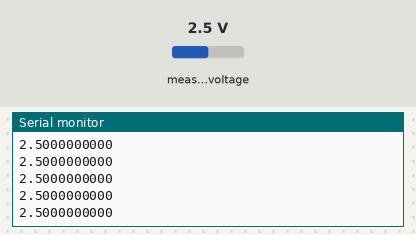
A sketch run on a simulated Arduino Uno, built with avr-gcc and run on an emulated ATmega328P. Shown: the last lines printed to the serial monitor. Wiring (inferred from the names in the program): PCF8591 converter at I2C address 0x48. The test bench sets the inputs (shaded band); at power-on: measured voltage 2.5 V.

Above: at 1.2 s.
1.3 s: measured voltage set to 0.1 V
At 1.34 s:
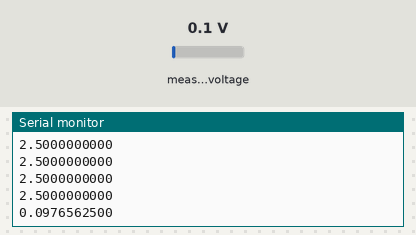
2.8 s: measured voltage set to 1.2 V
At 2.87 s:
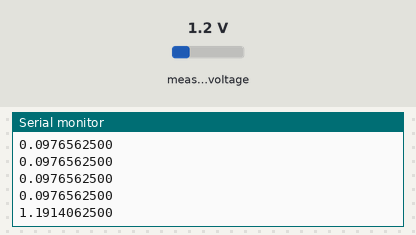
Timing chart, 0 to 5.8 s (numbered marks = the images above; inputs shaded):
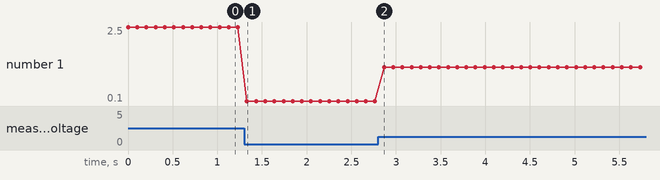

The sketch:

12_PCF8591.ino
```cpp
// Try PCF8591 DAC output
// Ref: https://www.instructables.com/Arduino-and-PCF8591-ADC-DAC-IC/
// XiaoCY 2022-03-16

#include "Wire.h"

// I2C bus address (see P13, Tab5)
#define PCF8591 (0x90 >> 1)               // [1001 0000]

// DAC control bit (see P6, Fig4)
#define DAC 0x40                          // [0100 0000]
// ADC control bit (see P6, Fig4) --> (0x4*: use DAC at the same time, else: 0x0*)
#define ADC0 0x40                         // [0100 0000]
#define ADC1 0x41                         // [0100 0001]
#define ADC2 0x42                         // [0100 0010]
#define ADC3 0x43                         // [0100 0011]

double Vmax = 5;                          // [V] VCC
double T = 100;                           // [ms] Time unit (ADC sampling period)
double DACScale = pow(2, 8) / Vmax;       // Desired voltage to DAC(PCF8591) code
double ADCScale = Vmax / pow(2, 8);       // ADC (PCF8591) code to measured voltage

// Sine wave
const double pi = 3.1415926535897932;     // http://www.geom.uiuc.edu/~huberty/math5337/groupe/digits.html
double A = 1;                             // [V] Amplitude
double b = 3;                             // [V] Bias: b - A >= 0 && b + A <= Vmax
double f = 0.2;                           // [Hz] Frequency
double Omega = 2 * pi * f * T * 1e-3;     // Digital frequency

int n;
double Vout;
double Vin;
int Vint;

void setup() {
  Wire.begin();
  Serial.begin(9600);
  n = 0;
}

void loop() {
  Vout = A * sin(Omega * n) + b;
  Wire.beginTransmission(PCF8591);        // wake up PCF8591
  Wire.write(DAC);                        // turn on DAC
  Wire.write(int(Vout * DACScale));       // value to send to DAC
  Wire.endTransmission();                 // end tranmission

  Wire.beginTransmission(PCF8591);        // wake up PCF8591
  Wire.write(ADC1);                       // turn on ADC1
  Wire.endTransmission();                 // end tranmission
  Wire.requestFrom(PCF8591, 2);
  Vint = Wire.read();                     // previous data (see P8, Fig8)
  Vint = Wire.read();                     // current data

  Vin = double(Vint) * ADCScale;
  Serial.println(Vin , DEC);

  n += 1;
  delay(T);
}
```

Measured:
- after the input at 1.3 s, the serial monitor: prints a new line at once (image 1)
- after the input at 2.8 s, the serial monitor: prints a new line after 0.07 s (image 2)
- plotted number 1: 2.5 → 0.1 after the input at 1.3 s, 0.1 → 1.19 after the input at 2.8 s
